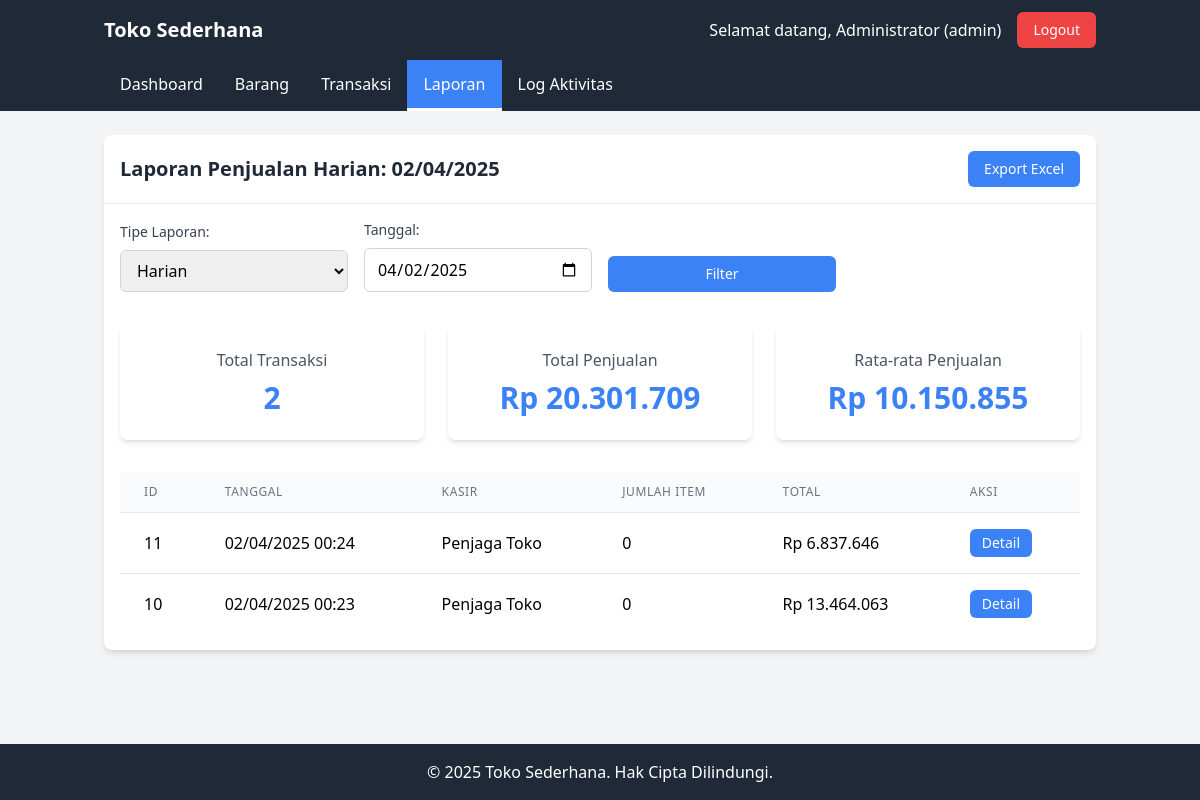
The app's page /laporan/laporan.php (signed in) with its own data.
### tables this page shows
CREATE TABLE `transaksi` (
  `id` int NOT NULL,
  `tanggal` datetime NOT NULL,
  `user_id` int NOT NULL,
  `total` decimal(10,2) NOT NULL,
  `created_at` timestamp NULL DEFAULT CURRENT_TIMESTAMP
);

CREATE TABLE `users` (
  `id` int NOT NULL,
  `username` varchar(50) NOT NULL,
  `password` varchar(255) NOT NULL,
  `nama` varchar(100) NOT NULL,
  `role` enum('admin','penjaga') NOT NULL,
  `created_at` timestamp NULL DEFAULT CURRENT_TIMESTAMP,
  `remember_token` varchar(64) DEFAULT NULL
);

### laporan/laporan.php (the view, shortened to what this page needs)
<?php
require_once '../db.php';
$tipe_laporan = isset($_GET['tipe']) ? $_GET['tipe'] : 'harian';
$tanggal = isset($_GET['tanggal']) ? $_GET['tanggal'] : date('Y-m-d');
$bulan = isset($_GET['bulan']) ? $_GET['bulan'] : date('Y-m');
$tahun = isset($_GET['tahun']) ? $_GET['tahun'] : date('Y');
$judul_laporan = '';
$sql_filter = '';
if ($tipe_laporan == 'harian') {
    $judul_laporan = 'Laporan Penjualan Harian: ' . date('d/m/Y', strtotime($tanggal));
    $sql_filter = "WHERE DATE(t.tanggal) = '$tanggal'";
} elseif ($tipe_laporan == 'bulanan') {
    $judul_laporan = 'Laporan Penjualan Bulanan: ' . date('F Y', strtotime($bulan));
    $sql_filter = "WHERE DATE_FORMAT(t.tanggal, '%Y-%m') = '$bulan'";
} elseif ($tipe_laporan == 'tahunan') {
    $judul_laporan = 'Laporan Penjualan Tahunan: ' . $tahun;
    $sql_filter = "WHERE YEAR(t.tanggal) = '$tahun'";
}
$query = "SELECT t.id, t.tanggal, t.total, u.nama as user,
          (SELECT COUNT(*) FROM transaksi_detail WHERE transaksi_id = t.id) as jumlah_item
          FROM transaksi t
          JOIN users u ON t.user_id = u.id
          $sql_filter
          ORDER BY t.tanggal DESC";
$result = mysqli_query($conn, $query);
$query_total = "SELECT COUNT(*) as total_transaksi,
               SUM(total) as total_penjualan,
               AVG(total) as rata_rata_penjualan
               FROM transaksi t
               $sql_filter";
$result_total = mysqli_query($conn, $query_total);
$row_total = mysqli_fetch_assoc($result_total);
include '../header.php';
?>
<div class="bg-white rounded-lg shadow-md overflow-hidden">
    <div class="flex justify-between items-center p-4 border-b border-gray-200">
        <h1 class="text-xl font-semibold text-gray-800"><?php echo $judul_laporan; ?></h1>
        <?php if ($tipe_laporan != 'harian'): ?>
            <a href="<?php echo (isset($_SERVER['HTTPS']) && $_SERVER['HTTPS'] === 'on' ? 'https://' : 'https://') . $_SERVER['HTTP_HOST']; ?>/laporan/export_excel.php?tipe=<?php echo $tipe_laporan; ?>&<?php echo $tipe_laporan == 'bulanan' ? 'bulan=' . $bulan : 'tahun=' . $tahun; ?>"
               class="bg-primary hover:bg-blue-600 text-white px-4 py-2 rounded-md text-sm transition duration-300">
                Export Excel
            </a>
        <?php else: ?>
            <a href="<?php echo (isset($_SERVER['HTTPS']) && $_SERVER['HTTPS'] === 'on' ? 'https://' : 'https://') . $_SERVER['HTTP_HOST']; ?>/laporan/export_excel.php?tipe=harian&tanggal=<?php echo $tanggal; ?>"
               class="bg-primary hover:bg-blue-600 text-white px-4 py-2 rounded-md text-sm transition duration-300">
                Export Excel
            </a>
        <?php endif; ?>
    </div>
    <div class="p-4">
        <form action="" method="get" class="mb-8">
            <div class="grid grid-cols-1 md:grid-cols-4 gap-4 items-end">
                <div>
                    <label for="tipe" class="block text-gray-700 text-sm font-medium mb-2">Tipe Laporan:</label>
                    <select id="tipe" name="tipe" onchange="changeLaporanType(this.value)"
                            class="w-full px-3 py-2 border border-gray-300 rounded-md focus:outline-none focus:ring-2 focus:ring-primary">
                        <option value="harian" <?php echo $tipe_laporan == 'harian' ? 'selected' : ''; ?>>Harian</option>
                    </select>
                </div>
                <div id="filter-harian" class="<?php echo $tipe_laporan != 'harian' ? 'hidden' : ''; ?>">
                    <label for="tanggal" class="block text-gray-700 text-sm font-medium mb-2">Tanggal:</label>
                    <input type="date" id="tanggal" name="tanggal" value="<?php echo $tanggal; ?>"
                           class="w-full px-3 py-2 border border-gray-300 rounded-md focus:outline-none focus:ring-2 focus:ring-primary">
                </div>
                <div>
                    <button type="submit" class="bg-info hover:bg-blue-600 text-white px-4 py-2 rounded-md text-sm transition duration-300 w-full">Filter</button>
                </div>
            </div>
        </form>
        <div class="grid grid-cols-1 md:grid-cols-3 gap-6 mb-8">
            <div class="bg-white rounded-lg shadow-md p-6 flex flex-col items-center justify-center hover:shadow-lg transition duration-300">
                <div class="text-gray-600 mb-2">Total Transaksi</div>
                <div class="text-3xl font-bold text-primary"><?php echo number_format($row_total['total_transaksi'], 0, ',', '.'); ?></div>
            </div>
            <div class="bg-white rounded-lg shadow-md p-6 flex flex-col items-center justify-center hover:shadow-lg transition duration-300">
                <div class="text-gray-600 mb-2">Total Penjualan</div>
                <div class="text-3xl font-bold text-primary">Rp <?php echo number_format($row_total['total_penjualan'] ?? 0, 0, ',', '.'); ?></div>
            </div>
            <div class="bg-white rounded-lg shadow-md p-6 flex flex-col items-center justify-center hover:shadow-lg transition duration-300">
                <div class="text-gray-600 mb-2">Rata-rata Penjualan</div>
                <div class="text-3xl font-bold text-primary">Rp <?php echo number_format($row_total['rata_rata_penjualan'] ?? 0, 0, ',', '.'); ?></div>
            </div>
        </div>
        <div class="overflow-x-auto">
            <table class="min-w-full divide-y divide-gray-200">
                <thead class="bg-gray-50">
                    <tr>
                        <th class="px-6 py-3 text-left text-xs font-medium text-gray-500 uppercase tracking-wider">ID</th>
                        <th class="px-6 py-3 text-left text-xs font-medium text-gray-500 uppercase tracking-wider">Tanggal</th>
                        <th class="px-6 py-3 text-left text-xs font-medium text-gray-500 uppercase tracking-wider">Kasir</th>
                        <th class="px-6 py-3 text-left text-xs font-medium text-gray-500 uppercase tracking-wider">Jumlah Item</th>
                        <th class="px-6 py-3 text-left text-xs font-medium text-gray-500 uppercase tracking-wider">Total</th>
                        <th class="px-6 py-3 text-left text-xs font-medium text-gray-500 uppercase tracking-wider">Aksi</th>
                    </tr>
                </thead>
                <tbody class="bg-white divide-y divide-gray-200">
                    <?php if (mysqli_num_rows($result) > 0): ?>
                        <?php while ($row = mysqli_fetch_assoc($result)): ?>
                            <tr class="hover:bg-gray-50">
                                <td class="px-6 py-4 whitespace-nowrap"><?php echo $row['id']; ?></td>
                                <td class="px-6 py-4 whitespace-nowrap"><?php echo date('d/m/Y H:i', strtotime($row['tanggal'])); ?></td>
                                <td class="px-6 py-4 whitespace-nowrap"><?php echo $row['user']; ?></td>
                                <td class="px-6 py-4 whitespace-nowrap"><?php echo $row['jumlah_item']; ?></td>
                                <td class="px-6 py-4 whitespace-nowrap">Rp <?php echo number_format($row['total'], 0, ',', '.'); ?></td>
                                <td class="px-6 py-4 whitespace-nowrap">
                                    <a href="../transaksi/detail.php?id=<?php echo $row['id']; ?>"
                                       class="bg-info hover:bg-blue-600 text-white px-3 py-1 rounded-md text-sm transition duration-300 inline-block">Detail</a>
                                </td>
                            </tr>
                        <?php endwhile; ?>
                    <?php else: ?>
                        <tr>
                            <td colspan="6" class="px-6 py-4 text-center text-gray-500">Tidak ada data transaksi</td>
                        </tr>
                    <?php endif; ?>
                </tbody>
            </table>
        </div>
    </div>
</div>
<?php
include '../footer.php';
?>

### records on screen
transaksi: id "11", tanggal "02/04/2025 00:24", user.nama "Penjaga Toko", jumlah_item "0", total "6.837.646"
transaksi: id "10", tanggal "02/04/2025 00:23", user.nama "Penjaga Toko", jumlah_item "0", total "13.464.063"

### other values on screen
$_SESSION['nama'] "Administrator"
$_SESSION['role'] "admin"
$judul_laporan "Laporan Penjualan Harian: 02/04/2025"
$row_total['total_transaksi'] "2"
$row_total['total_penjualan'] "20.301.709"
$row_total['rata_rata_penjualan'] "10.150.855"
